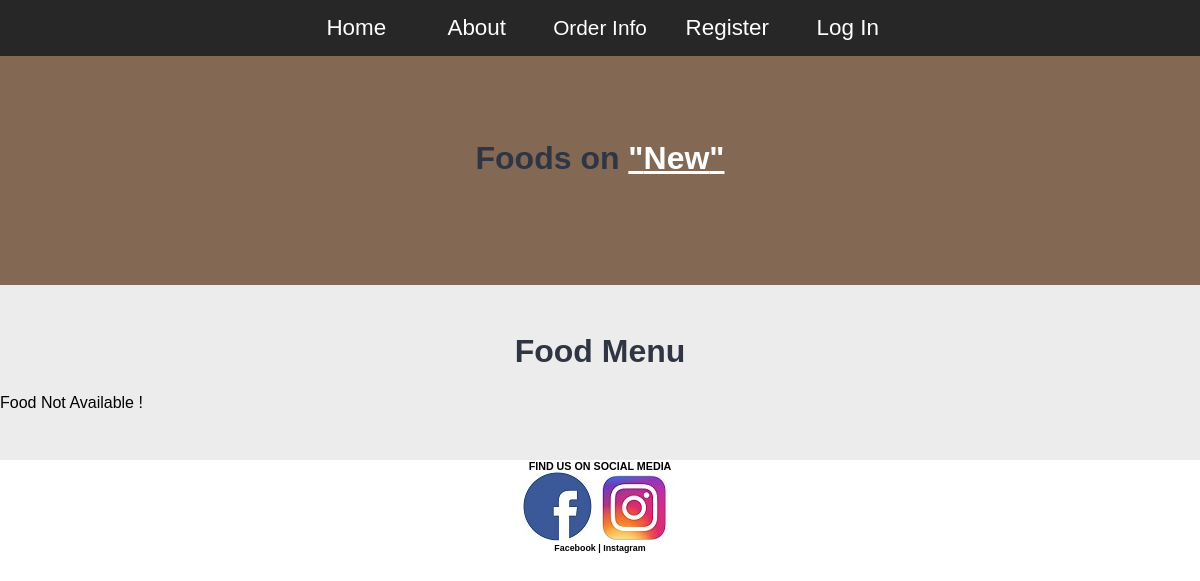
The app's page /category-foods.php?category_id=8, older data.
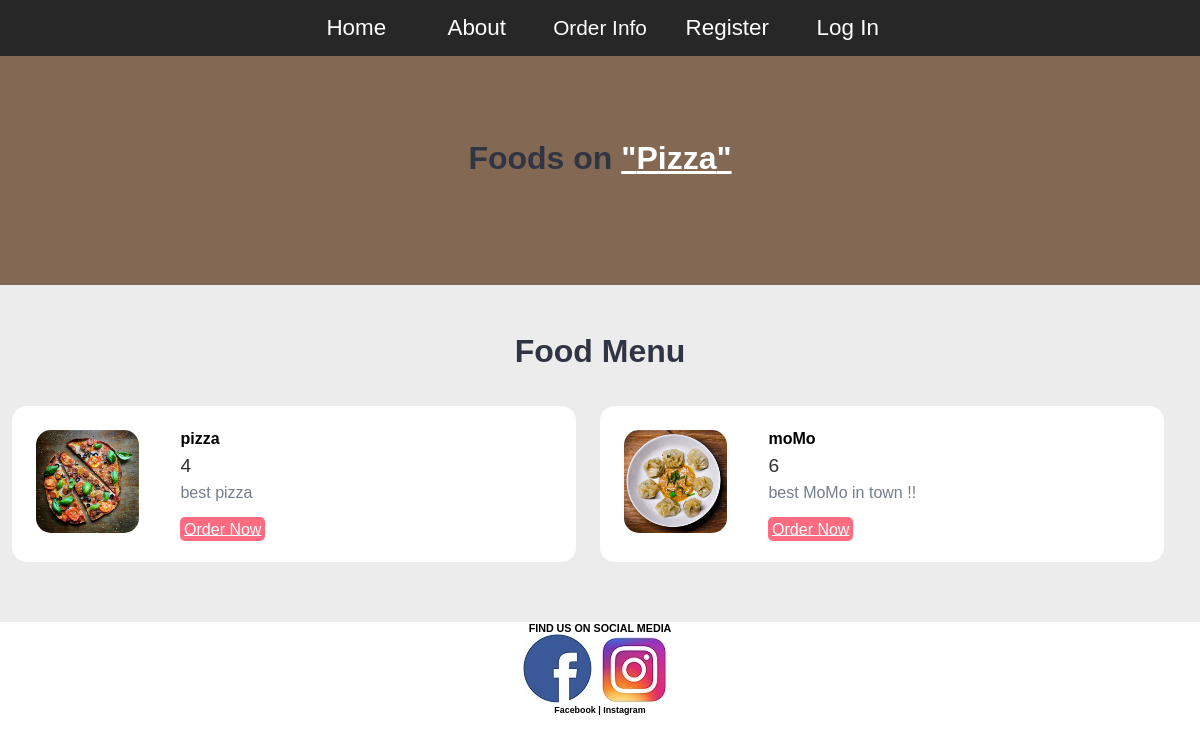
The same page, newer data.
### tables this page shows
CREATE TABLE `tbl_category` (
  `id` int(10) UNSIGNED NOT NULL,
  `title` varchar(100) NOT NULL,
  `image_name` varchar(255) NOT NULL,
  `featured` varchar(10) NOT NULL,
  `active` varchar(10) NOT NULL
);

CREATE TABLE `tbl_food` (
  `id` int(10) UNSIGNED NOT NULL,
  `title` varchar(100) NOT NULL,
  `description` text NOT NULL,
  `price` decimal(10,0) NOT NULL,
  `image_name` varchar(255) NOT NULL,
  `category_id` int(11) UNSIGNED NOT NULL,
  `featured` varchar(10) NOT NULL,
  `active` varchar(10) NOT NULL
);

### category-foods.php (the view, shortened to what this page needs)
<?php include('config/constants.php');?>
<?php
    if(isset($_GET['category_id'])){
        $category_id = $_GET['category_id'];
        $sql = "SELECT title FROM tbl_category WHERE id=$category_id";
        $res = mysqli_query($conn, $sql);
        $row = mysqli_fetch_assoc($res);
        $category_title =$row['title'];
    }
    else{
        header('location:'.SITEURL.'categories.php');
    }
?>
<!DOCTYPE html>
<html>
    <head>
        <link href="CSS/orderstyle.css" rel="stylesheet" />
    </head>
    <body>
        <header>
            <nav>
                <ul>
                    <li class="home"> <a href="<?php echo SITEURL; ?>index.php" >  Home</a></li>
                    <li class="about"><a href="<?php echo SITEURL; ?>about.php">About</a></li>
                    <div class="dropdown">
                        <button class="dropbtn"><a class="active" href="Pizza.html"></a>Order Info</button>
                        </div>
                    <li class="register"><a href="register.html">Register</a></li>
                    <li class="register"><a href="login.html">Log In</a></li>
                </ul>
            </nav>
        </header>
<section class="food-search text-center">
    <div class="container">
        <h2>Foods on <a href="#" class="text-white">"<?php echo $category_title; ?>"</a></h2>
    </div>
</section>
    <section class="food-menu">
        <div class="container">
            <h2 class="text-center">Food Menu</h2>
            <?php
            $sql2= "SELECT * FROM tbl_food WHERE category_id = $category_id";
            $res2 = mysqli_query($conn, $sql2);
            $count2 = mysqli_num_rows($res2);
            if($count2 > 0){
                while($row2 =mysqli_fetch_assoc($res2)){
                    $title = $row2['title'];
                    $price = $row2['price'];
                    $description = $row2['description'];
                    $image_name = $row2['image_name'];
                    ?>
                   <div class="food-menu-box">
                      <div class="food-menu-img">
                        <?php
                            if($image_name == ""){
                                echo "<div class = 'error'>Image Not Available </div>";
                            }
                            else{
                                ?>
                                    <img src="<?php echo SITEURL;?>images/food/<?php echo $image_name ;?>" alt="Chicke Hawain Pizza" class="img-responsive img-curve">
                                <?php
                            }
                        ?>
                      </div>
                       <div class="food-menu-desc">
                       <h4><?php echo $title ;?></h4>
                        <p class="food-price"><?php echo $price; ?></p>
                        <p class="food-detail">
                            <?php echo $description; ?>
                         </p>
                         <br>
                         <a href="#" class="btn btn-primary">Order Now</a>
                          </div>
                    </div>
                    <?php
                }
            }
            else{
                echo "<div class ='error'>Food Not Available !</div>";
            }
            ?>
        </div>
    </section>
            <footer>
                <div>
                    <h6 style="text-align: center; ">FIND US ON SOCIAL MEDIA<h6>
                        <div class="center">
                            <a href="https://www.facebook.com/" target="_blank"><img src="images/fb_original.jpg" alt="facebook" /></a>
                            <a href="https:/www.instagram.com/" target="_blank"><img src="images/insta.jpg" alt="instagram" /></a>
                            <h5 style="text-align: center; ">Facebook           |         Instagram<h5>
                </div>
            </footer>
    </body>
</html>

Row changes from the older to the newer data that the page shows:
changed tbl_category: title "New" → "Pizza"
added tbl_food: image_name (picture), title "pizza", price "4", description "best pizza"
added tbl_food: image_name (picture), title "moMo", price "6", description "best MoMo in town !!"
Text that changed along with them:
text no longer shown: "Food Not Available !"
